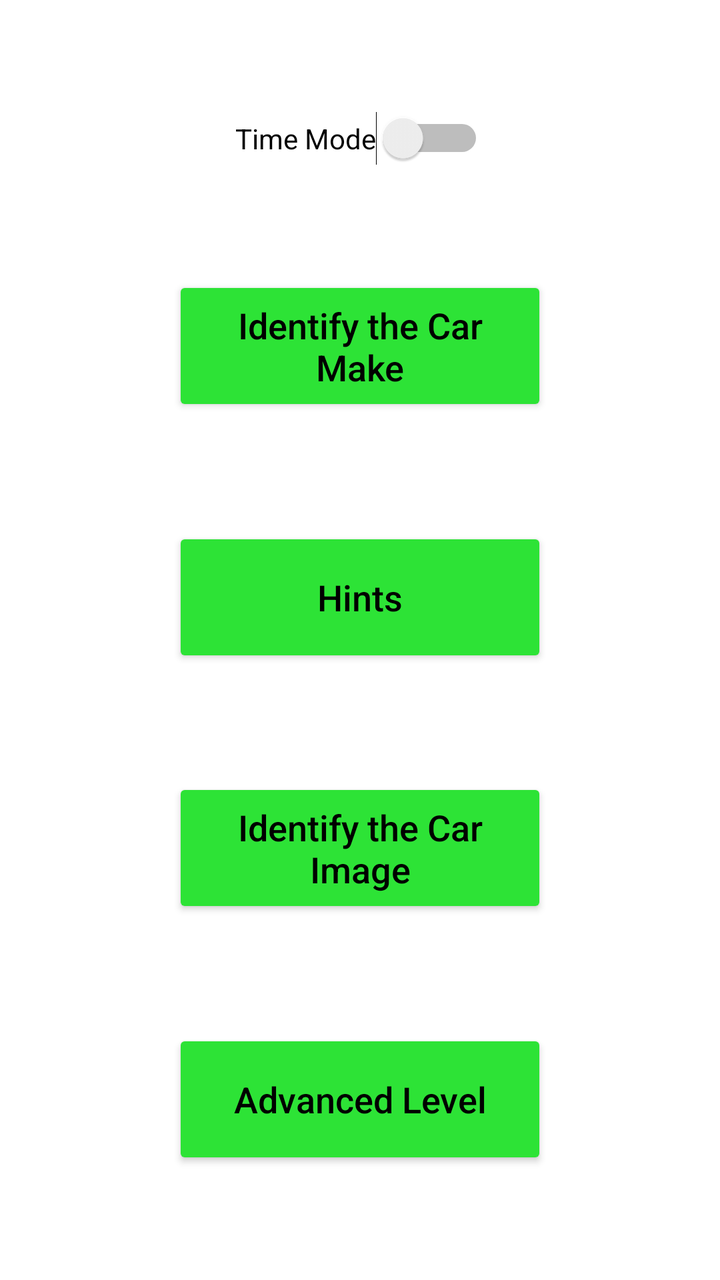
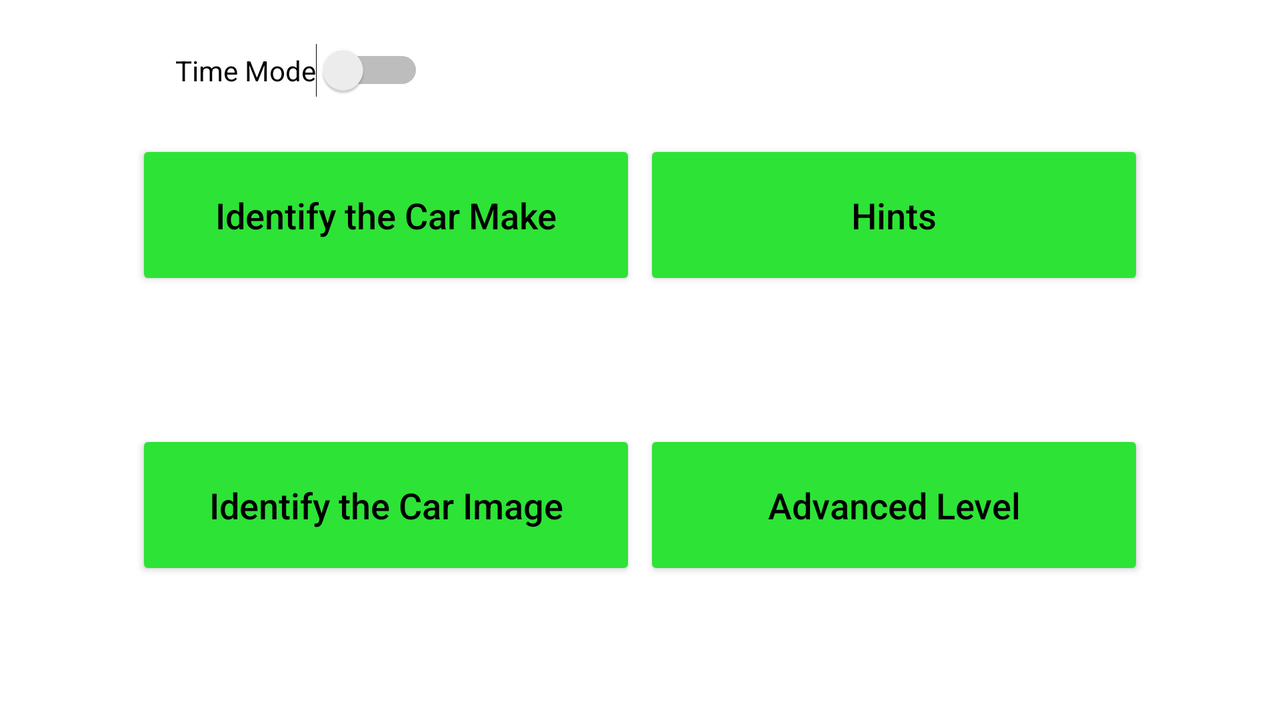

One screen, two layout resources from the same app: the default and the author's alternative for another configuration. Each is rendered where Android would select it; the XML of both is given below.
<!-- AndroidManifest.xml: application theme Theme.MAD_Assignment_1 -->
<!-- res/layout/activity_main.xml -->
<?xml version="1.0" encoding="utf-8"?>
<androidx.constraintlayout.widget.ConstraintLayout xmlns:android="http://schemas.android.com/apk/res/android"
    xmlns:app="http://schemas.android.com/apk/res-auto"
    xmlns:tools="http://schemas.android.com/tools"
    android:layout_width="match_parent"
    android:layout_height="match_parent"
    tools:context=".MainActivity">

    <Button
        android:id="@+id/idCarImage"
        android:layout_width="0dp"
        android:layout_height="70dp"
        android:text="@string/identify_the_car_image"
        android:textAllCaps="false"
        android:textColor="#000000"
        android:textSize="18sp"
        app:backgroundTint="#2DE336"
        app:layout_constraintBottom_toTopOf="@+id/advanceLevel"
        app:layout_constraintEnd_toStartOf="@+id/guideline2"
        app:layout_constraintHorizontal_bias="0.5"
        app:layout_constraintStart_toStartOf="@+id/guideline1"
        app:layout_constraintTop_toBottomOf="@+id/hints"
        tools:ignore="MissingConstraints" />

    <Button
        android:id="@+id/idCarMake"
        android:layout_width="0dp"
        android:layout_height="70dp"
        android:text="@string/identify_the_car_make"
        android:textAllCaps="false"
        android:textColor="#000000"
        android:textSize="18sp"
        app:backgroundTint="#2DE336"
        app:layout_constraintBottom_toTopOf="@+id/hints"
        app:layout_constraintEnd_toStartOf="@+id/guideline2"
        app:layout_constraintHorizontal_bias="0.0"
        app:layout_constraintStart_toStartOf="@+id/guideline1"
        app:layout_constraintTop_toBottomOf="@+id/switchTimeMode"
        tools:ignore="MissingConstraints" />

    <Button
        android:id="@+id/hints"
        android:layout_width="0dp"
        android:layout_height="70dp"
        android:text="@string/hints"
        android:textAllCaps="false"
        android:textColor="#000000"
        android:textSize="18sp"
        app:backgroundTint="#2DE336"
        app:layout_constraintBottom_toTopOf="@+id/idCarImage"
        app:layout_constraintEnd_toStartOf="@+id/guideline2"
        app:layout_constraintHorizontal_bias="0.5"
        app:layout_constraintStart_toStartOf="@+id/guideline1"
        app:layout_constraintTop_toBottomOf="@+id/idCarMake"
        tools:ignore="MissingConstraints" />

    <Button
        android:id="@+id/advanceLevel"
        android:layout_width="0dp"
        android:layout_height="70dp"
        android:text="@string/advanced_level"
        android:textAllCaps="false"
        android:textColor="#000000"
        android:textSize="18sp"
        app:backgroundTint="#2DE336"
        app:layout_constraintBottom_toBottomOf="parent"
        app:layout_constraintEnd_toStartOf="@+id/guideline2"
        app:layout_constraintHorizontal_bias="0.5"
        app:layout_constraintStart_toStartOf="@+id/guideline1"
        app:layout_constraintTop_toBottomOf="@+id/idCarImage"
        tools:ignore="MissingConstraints" />

    <Switch
        android:id="@+id/switchTimeMode"
        android:layout_width="wrap_content"
        android:layout_height="wrap_content"
        android:text="@string/timer"
        app:layout_constraintBottom_toTopOf="@+id/idCarMake"
        app:layout_constraintEnd_toStartOf="@+id/guideline2"
        app:layout_constraintHorizontal_bias="0.497"
        app:layout_constraintStart_toStartOf="@+id/guideline1"
        app:layout_constraintTop_toTopOf="parent"
        tools:ignore="MissingConstraints,UseSwitchCompatOrMaterialXml" />

    <androidx.constraintlayout.widget.Guideline
        android:id="@+id/guideline1"
        android:layout_width="wrap_content"
        android:layout_height="wrap_content"
        android:orientation="vertical"
        app:layout_constraintGuide_percent="0.24" />

    <androidx.constraintlayout.widget.Guideline
        android:id="@+id/guideline2"
        android:layout_width="wrap_content"
        android:layout_height="wrap_content"
        android:orientation="vertical"
        app:layout_constraintGuide_percent="0.76" />

</androidx.constraintlayout.widget.ConstraintLayout>
<!-- resources referenced by this layout -->
<resources>
  <string name="advanced_level">Advanced Level</string>
  <string name="hints">Hints</string>
  <string name="identify_the_car_image">Identify the Car Image</string>
  <string name="identify_the_car_make">Identify the Car Make</string>
  <string name="timer">Time Mode</string>
  <style name="Theme.MAD_Assignment_1" parent="Theme.MaterialComponents.DayNight.DarkActionBar">
          
          <item name="colorPrimary">@color/purple_500</item>
          <item name="colorPrimaryVariant">@color/purple_700</item>
          <item name="colorOnPrimary">@color/white</item>
          
          <item name="colorSecondary">@color/teal_200</item>
          <item name="colorSecondaryVariant">@color/teal_700</item>
          <item name="colorOnSecondary">@color/black</item>
          
          <item name="android:statusBarColor" tools:targetApi="l">?attr/colorPrimaryVariant</item>
          
      </style>
</resources>
<!-- res/layout-land/activity_main.xml (the author's variant of the layout above) -->
<!-- drawn on the phone turned sideways -->
<?xml version="1.0" encoding="utf-8"?>
<androidx.constraintlayout.widget.ConstraintLayout xmlns:android="http://schemas.android.com/apk/res/android"
    xmlns:app="http://schemas.android.com/apk/res-auto"
    xmlns:tools="http://schemas.android.com/tools"
    android:layout_width="match_parent"
    android:layout_height="match_parent"
    tools:context=".MainActivity">

    <Button
        android:id="@+id/idCarImage"
        android:layout_width="250dp"
        android:layout_height="75dp"
        android:text="@string/identify_the_car_image"
        android:textAllCaps="false"
        android:textColor="#000000"
        android:textSize="18sp"
        app:backgroundTint="#2DE336"
        app:layout_constraintBottom_toBottomOf="@+id/advanceLevel"
        app:layout_constraintEnd_toStartOf="@+id/advanceLevel"
        app:layout_constraintHorizontal_bias="0.5"
        app:layout_constraintStart_toStartOf="@+id/guideline1"
        app:layout_constraintTop_toTopOf="@+id/advanceLevel"
        app:layout_constraintVertical_bias="1.0"
        tools:ignore="MissingConstraints" />

    <Button
        android:id="@+id/idCarMake"
        android:layout_width="250dp"
        android:layout_height="75dp"
        android:text="@string/identify_the_car_make"
        android:textAllCaps="false"
        android:textColor="#000000"
        android:textSize="18sp"
        app:backgroundTint="#2DE336"
        app:layout_constraintBottom_toTopOf="@+id/idCarImage"
        app:layout_constraintEnd_toStartOf="@+id/hints"
        app:layout_constraintHorizontal_bias="0.5"
        app:layout_constraintStart_toStartOf="@+id/guideline1"
        app:layout_constraintTop_toTopOf="parent"
        tools:ignore="MissingConstraints" />

    <Button
        android:id="@+id/hints"
        android:layout_width="250dp"
        android:layout_height="75dp"
        android:text="@string/hints"
        android:textAllCaps="false"
        android:textColor="#000000"
        android:textSize="18sp"
        app:backgroundTint="#2DE336"
        app:layout_constraintBottom_toTopOf="@+id/advanceLevel"
        app:layout_constraintEnd_toEndOf="parent"
        app:layout_constraintEnd_toStartOf="@+id/guideline2"
        app:layout_constraintHorizontal_bias="0.5"
        app:layout_constraintStart_toEndOf="@+id/idCarMake"
        app:layout_constraintTop_toTopOf="parent"
        tools:ignore="MissingConstraints" />

    <Button
        android:id="@+id/advanceLevel"
        android:layout_width="250dp"
        android:layout_height="75dp"
        android:text="@string/advanced_level"
        android:textAllCaps="false"
        android:textColor="#000000"
        android:textSize="18sp"
        app:backgroundTint="#2DE336"
        app:layout_constraintBottom_toBottomOf="parent"
        app:layout_constraintEnd_toEndOf="parent"
        app:layout_constraintEnd_toStartOf="@+id/guideline2"
        app:layout_constraintHorizontal_bias="0.5"
        app:layout_constraintStart_toEndOf="@+id/idCarImage"
        app:layout_constraintTop_toBottomOf="@+id/hints"
        tools:ignore="MissingConstraints" />

    <Switch
        android:id="@+id/switchTimeMode"
        android:layout_width="wrap_content"
        android:layout_height="wrap_content"
        android:text="@string/timer"
        app:layout_constraintBottom_toTopOf="@+id/hints"
        app:layout_constraintEnd_toStartOf="@+id/guideline2"
        app:layout_constraintHorizontal_bias="0.061"
        app:layout_constraintStart_toStartOf="@+id/guideline1"
        app:layout_constraintTop_toTopOf="parent"
        tools:ignore="MissingConstraints,UseSwitchCompatOrMaterialXml" />

    <androidx.constraintlayout.widget.Guideline
        android:id="@+id/guideline1"
        android:layout_width="wrap_content"
        android:layout_height="wrap_content"
        android:orientation="vertical"
        app:layout_constraintGuide_percent="0.10" />

    <androidx.constraintlayout.widget.Guideline
        android:id="@+id/guideline2"
        android:layout_width="wrap_content"
        android:layout_height="wrap_content"
        android:orientation="vertical"
        app:layout_constraintGuide_percent="0.90" />

</androidx.constraintlayout.widget.ConstraintLayout>
